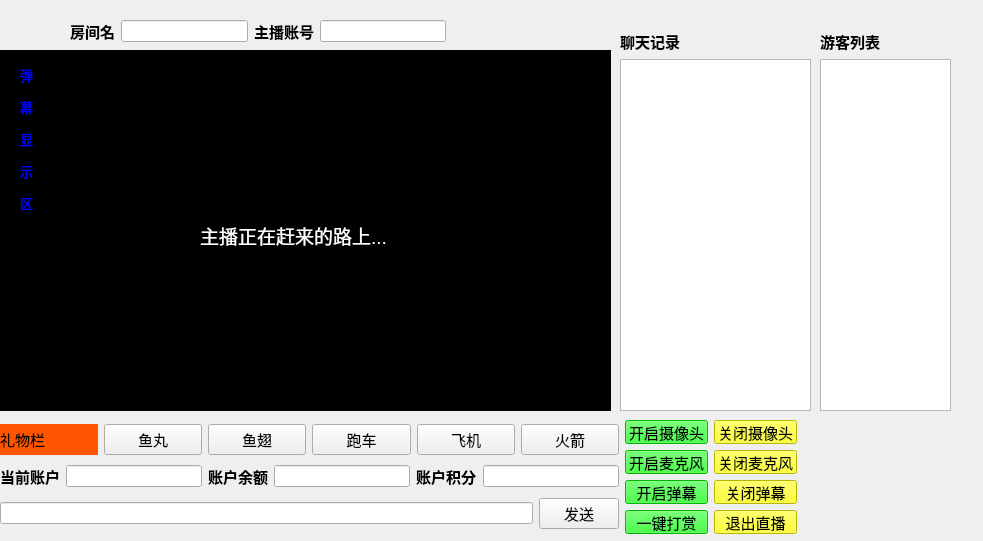
<?xml version="1.0" encoding="UTF-8"?>
<ui version="4.0">
 <class>ClientRoom_w3</class>
 <widget class="QWidget" name="ClientRoom_w3">
  <property name="geometry">
   <rect>
    <x>0</x>
    <y>0</y>
    <width>983</width>
    <height>541</height>
   </rect>
  </property>
  <property name="windowTitle">
   <string>Form</string>
  </property>
  <widget class="QWidget" name="layoutWidget">
   <property name="geometry">
    <rect>
     <x>70</x>
     <y>20</y>
     <width>376</width>
     <height>22</height>
    </rect>
   </property>
   <layout class="QHBoxLayout" name="horizontalLayout">
    <item>
     <widget class="QLabel" name="label">
      <property name="font">
       <font>
        <pointsize>11</pointsize>
        <weight>75</weight>
        <bold>true</bold>
       </font>
      </property>
      <property name="text">
       <string>房间名</string>
      </property>
     </widget>
    </item>
    <item>
     <widget class="QLineEdit" name="le_roomName"/>
    </item>
    <item>
     <widget class="QLabel" name="label_2">
      <property name="font">
       <font>
        <pointsize>11</pointsize>
        <weight>75</weight>
        <bold>true</bold>
       </font>
      </property>
      <property name="text">
       <string>主播账号</string>
      </property>
     </widget>
    </item>
    <item>
     <widget class="QLineEdit" name="le_hostName"/>
    </item>
   </layout>
  </widget>
  <widget class="QWidget" name="layoutWidget">
   <property name="geometry">
    <rect>
     <x>0</x>
     <y>420</y>
     <width>797</width>
     <height>114</height>
    </rect>
   </property>
   <layout class="QHBoxLayout" name="horizontalLayout_5">
    <item>
     <layout class="QVBoxLayout" name="verticalLayout_3">
      <item>
       <layout class="QHBoxLayout" name="horizontalLayout_4">
        <item>
         <widget class="QLabel" name="label_6">
          <property name="font">
           <font>
            <pointsize>11</pointsize>
           </font>
          </property>
          <property name="styleSheet">
           <string notr="true">background-color: rgb(255, 85, 0);</string>
          </property>
          <property name="text">
           <string>礼物栏</string>
          </property>
         </widget>
        </item>
        <item>
         <widget class="QPushButton" name="btn_fishBall">
          <property name="font">
           <font>
            <pointsize>11</pointsize>
           </font>
          </property>
          <property name="styleSheet">
           <string notr="true"/>
          </property>
          <property name="text">
           <string>鱼丸</string>
          </property>
         </widget>
        </item>
        <item>
         <widget class="QPushButton" name="btn_fim">
          <property name="font">
           <font>
            <pointsize>11</pointsize>
           </font>
          </property>
          <property name="text">
           <string>鱼翅</string>
          </property>
         </widget>
        </item>
        <item>
         <widget class="QPushButton" name="btn_car">
          <property name="font">
           <font>
            <pointsize>11</pointsize>
           </font>
          </property>
          <property name="text">
           <string>跑车</string>
          </property>
         </widget>
        </item>
        <item>
         <widget class="QPushButton" name="btn_plane">
          <property name="font">
           <font>
            <pointsize>11</pointsize>
           </font>
          </property>
          <property name="text">
           <string>飞机</string>
          </property>
         </widget>
        </item>
        <item>
         <widget class="QPushButton" name="btn_rocket">
          <property name="font">
           <font>
            <pointsize>11</pointsize>
           </font>
          </property>
          <property name="text">
           <string>火箭</string>
          </property>
         </widget>
        </item>
       </layout>
      </item>
      <item>
       <layout class="QHBoxLayout" name="horizontalLayout_2">
        <item>
         <widget class="QLabel" name="label_3">
          <property name="font">
           <font>
            <pointsize>11</pointsize>
            <weight>75</weight>
            <bold>true</bold>
           </font>
          </property>
          <property name="text">
           <string>当前账户</string>
          </property>
         </widget>
        </item>
        <item>
         <widget class="QLineEdit" name="le_currentName"/>
        </item>
        <item>
         <widget class="QLabel" name="label_4">
          <property name="font">
           <font>
            <pointsize>11</pointsize>
            <weight>75</weight>
            <bold>true</bold>
           </font>
          </property>
          <property name="text">
           <string>账户余额</string>
          </property>
         </widget>
        </item>
        <item>
         <widget class="QLineEdit" name="le_currentMoney"/>
        </item>
        <item>
         <widget class="QLabel" name="label_5">
          <property name="font">
           <font>
            <pointsize>11</pointsize>
            <weight>75</weight>
            <bold>true</bold>
           </font>
          </property>
          <property name="text">
           <string>账户积分</string>
          </property>
         </widget>
        </item>
        <item>
         <widget class="QLineEdit" name="le_currentScore"/>
        </item>
       </layout>
      </item>
      <item>
       <layout class="QHBoxLayout" name="horizontalLayout_3">
        <item>
         <widget class="QLineEdit" name="le_msg"/>
        </item>
        <item>
         <widget class="QPushButton" name="btn_sendMsg">
          <property name="font">
           <font>
            <pointsize>11</pointsize>
           </font>
          </property>
          <property name="text">
           <string>发送</string>
          </property>
         </widget>
        </item>
       </layout>
      </item>
     </layout>
    </item>
    <item>
     <layout class="QVBoxLayout" name="verticalLayout">
      <item>
       <widget class="QPushButton" name="btn_openCamera">
        <property name="font">
         <font>
          <pointsize>11</pointsize>
         </font>
        </property>
        <property name="styleSheet">
         <string notr="true">background-color: rgb(0, 255, 0);</string>
        </property>
        <property name="text">
         <string>开启摄像头</string>
        </property>
       </widget>
      </item>
      <item>
       <widget class="QPushButton" name="btn_openVoice">
        <property name="font">
         <font>
          <pointsize>11</pointsize>
         </font>
        </property>
        <property name="styleSheet">
         <string notr="true">background-color: rgb(0, 255, 0);</string>
        </property>
        <property name="text">
         <string>开启麦克风</string>
        </property>
       </widget>
      </item>
      <item>
       <widget class="QPushButton" name="btn_openBarrage">
        <property name="font">
         <font>
          <pointsize>11</pointsize>
         </font>
        </property>
        <property name="styleSheet">
         <string notr="true">background-color: rgb(0, 255, 0);</string>
        </property>
        <property name="text">
         <string>开启弹幕</string>
        </property>
       </widget>
      </item>
      <item>
       <widget class="QPushButton" name="btn_oneKeyReward">
        <property name="font">
         <font>
          <pointsize>11</pointsize>
         </font>
        </property>
        <property name="styleSheet">
         <string notr="true">background-color: rgb(0, 255, 0);</string>
        </property>
        <property name="text">
         <string>一键打赏</string>
        </property>
       </widget>
      </item>
     </layout>
    </item>
    <item>
     <layout class="QVBoxLayout" name="verticalLayout_2">
      <item>
       <widget class="QPushButton" name="btn_closeCamero">
        <property name="font">
         <font>
          <pointsize>11</pointsize>
         </font>
        </property>
        <property name="styleSheet">
         <string notr="true">background-color: rgb(255, 255, 0);</string>
        </property>
        <property name="text">
         <string>关闭摄像头</string>
        </property>
       </widget>
      </item>
      <item>
       <widget class="QPushButton" name="btn_closeVoice">
        <property name="font">
         <font>
          <pointsize>11</pointsize>
         </font>
        </property>
        <property name="styleSheet">
         <string notr="true">background-color: rgb(255, 255, 0);</string>
        </property>
        <property name="text">
         <string>关闭麦克风</string>
        </property>
       </widget>
      </item>
      <item>
       <widget class="QPushButton" name="btn_closeBarrage">
        <property name="font">
         <font>
          <pointsize>11</pointsize>
         </font>
        </property>
        <property name="styleSheet">
         <string notr="true">background-color: rgb(255, 255, 0);</string>
        </property>
        <property name="text">
         <string>关闭弹幕</string>
        </property>
       </widget>
      </item>
      <item>
       <widget class="QPushButton" name="btn_backToHall">
        <property name="font">
         <font>
          <pointsize>11</pointsize>
         </font>
        </property>
        <property name="styleSheet">
         <string notr="true">background-color: rgb(255, 255, 0);</string>
        </property>
        <property name="text">
         <string>退出直播</string>
        </property>
       </widget>
      </item>
     </layout>
    </item>
   </layout>
  </widget>
  <widget class="QWidget" name="layoutWidget">
   <property name="geometry">
    <rect>
     <x>820</x>
     <y>30</y>
     <width>131</width>
     <height>381</height>
    </rect>
   </property>
   <layout class="QVBoxLayout" name="verticalLayout_5">
    <item>
     <widget class="QLabel" name="label_8">
      <property name="font">
       <font>
        <pointsize>11</pointsize>
        <weight>75</weight>
        <bold>true</bold>
       </font>
      </property>
      <property name="text">
       <string>游客列表</string>
      </property>
     </widget>
    </item>
    <item>
     <widget class="QListWidget" name="listWidget"/>
    </item>
   </layout>
  </widget>
  <widget class="QWidget" name="layoutWidget">
   <property name="geometry">
    <rect>
     <x>620</x>
     <y>30</y>
     <width>191</width>
     <height>381</height>
    </rect>
   </property>
   <layout class="QVBoxLayout" name="verticalLayout_4">
    <item>
     <widget class="QLabel" name="label_7">
      <property name="font">
       <font>
        <pointsize>11</pointsize>
        <weight>75</weight>
        <bold>true</bold>
       </font>
      </property>
      <property name="text">
       <string>聊天记录</string>
      </property>
     </widget>
    </item>
    <item>
     <widget class="QTextBrowser" name="tb_chatRecord"/>
    </item>
   </layout>
  </widget>
  <widget class="QLabel" name="label_view">
   <property name="geometry">
    <rect>
     <x>0</x>
     <y>50</y>
     <width>611</width>
     <height>361</height>
    </rect>
   </property>
   <property name="font">
    <font>
     <pointsize>12</pointsize>
    </font>
   </property>
   <property name="styleSheet">
    <string notr="true">background-color: rgb(0, 0, 0);</string>
   </property>
   <property name="text">
    <string>&lt;html&gt;&lt;head/&gt;&lt;body&gt;&lt;p&gt;&lt;br/&gt;&lt;/p&gt;&lt;/body&gt;&lt;/html&gt;</string>
   </property>
   <property name="alignment">
    <set>Qt::AlignCenter</set>
   </property>
  </widget>
  <widget class="QLabel" name="label_textBarrage">
   <property name="geometry">
    <rect>
     <x>20</x>
     <y>60</y>
     <width>581</width>
     <height>201</height>
    </rect>
   </property>
   <property name="font">
    <font>
     <pointsize>10</pointsize>
    </font>
   </property>
   <property name="layoutDirection">
    <enum>Qt::RightToLeft</enum>
   </property>
   <property name="styleSheet">
    <string notr="true">
color: rgb(0, 0, 255);</string>
   </property>
   <property name="text">
    <string>&lt;html&gt;&lt;head/&gt;&lt;body&gt;&lt;p&gt;弹&lt;/p&gt;&lt;p&gt;幕&lt;/p&gt;&lt;p&gt;显&lt;/p&gt;&lt;p&gt;示&lt;/p&gt;&lt;p&gt;区&lt;/p&gt;&lt;p&gt;&lt;br/&gt;&lt;/p&gt;&lt;/body&gt;&lt;/html&gt;</string>
   </property>
   <property name="textFormat">
    <enum>Qt::AutoText</enum>
   </property>
   <property name="alignment">
    <set>Qt::AlignLeading|Qt::AlignLeft|Qt::AlignVCenter</set>
   </property>
  </widget>
  <widget class="QLabel" name="label_9">
   <property name="geometry">
    <rect>
     <x>250</x>
     <y>170</y>
     <width>71</width>
     <height>41</height>
    </rect>
   </property>
   <property name="styleSheet">
    <string notr="true">image: url(:/image/4.jpg);</string>
   </property>
   <property name="text">
    <string/>
   </property>
  </widget>
  <widget class="QLabel" name="label_10">
   <property name="geometry">
    <rect>
     <x>10</x>
     <y>0</y>
     <width>51</width>
     <height>41</height>
    </rect>
   </property>
   <property name="styleSheet">
    <string notr="true">image: url(:/image/timg (1).jpg);</string>
   </property>
   <property name="text">
    <string/>
   </property>
  </widget>
  <widget class="QLabel" name="label_11">
   <property name="geometry">
    <rect>
     <x>200</x>
     <y>220</y>
     <width>221</width>
     <height>31</height>
    </rect>
   </property>
   <property name="text">
    <string>&lt;html&gt;&lt;head/&gt;&lt;body&gt;&lt;p&gt;&lt;span style=&quot; font-size:14pt; color:#ffffff;&quot;&gt;主播正在赶来的路上...&lt;/span&gt;&lt;/p&gt;&lt;/body&gt;&lt;/html&gt;</string>
   </property>
  </widget>
  <widget class="QLabel" name="label_giftView">
   <property name="geometry">
    <rect>
     <x>0</x>
     <y>60</y>
     <width>291</width>
     <height>341</height>
    </rect>
   </property>
   <property name="styleSheet">
    <string notr="true"/>
   </property>
   <property name="text">
    <string>&lt;html&gt;&lt;head/&gt;&lt;body&gt;&lt;p&gt;&lt;br/&gt;&lt;/p&gt;&lt;/body&gt;&lt;/html&gt;</string>
   </property>
  </widget>
 </widget>
 <resources/>
 <connections/>
</ui>
